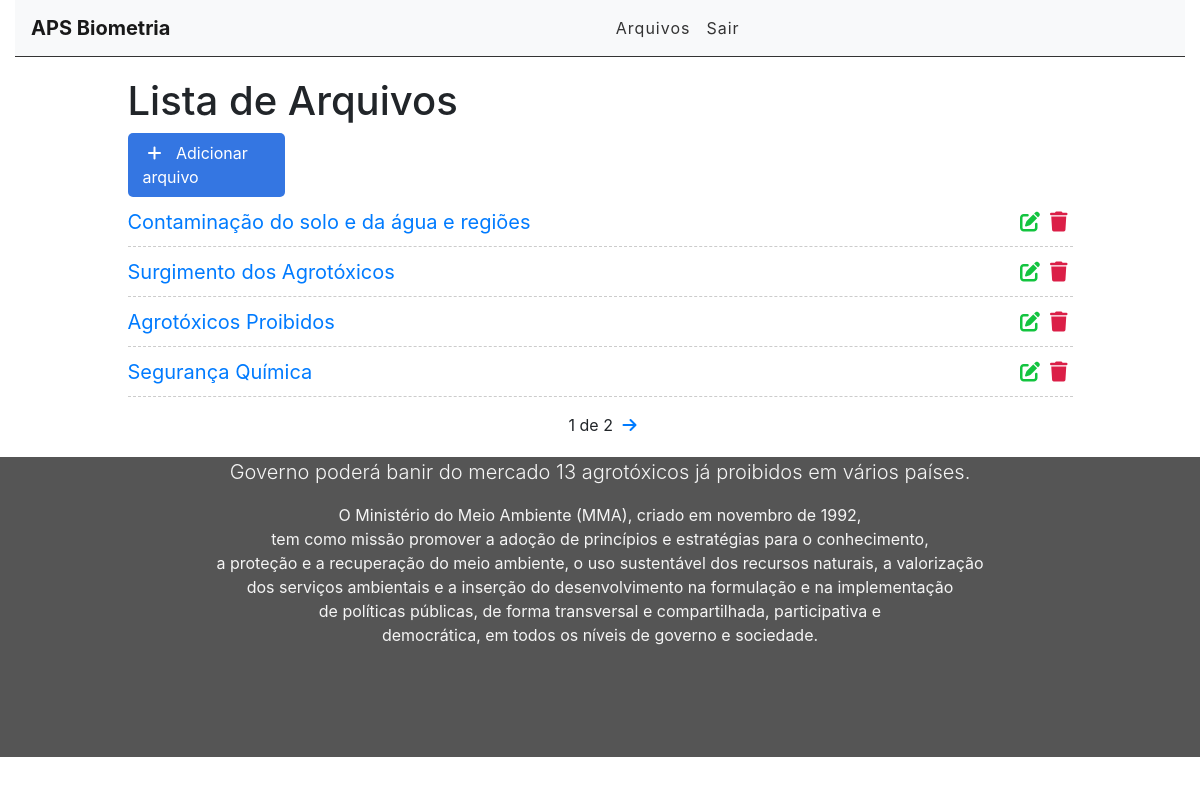
Screenshot of / (signed in) with the database file from the repository.
### arquivos/models.py (models this page shows, shortened)
class Arquivo(models.Model):
    STATUS = (
        ('rest', 'Restrito'),
        ('prot', 'Protegido'),
        ('publ', 'Publico')
    )
    title = models.CharField(max_length=255)
    descrição = models.TextField()
    categoria = models.CharField(
        max_length=4,
        choices=STATUS,
    )
    user = models.ForeignKey(get_user_model(), on_delete=models.CASCADE)
    created_at = models.DateTimeField(auto_now_add=True)
    update_at = models.DateTimeField(auto_now=True)

### arquivos/views.py (the view)
# urls.py: path('', views.arquivoList, name='arquivo-list'),
@login_required
def arquivoList(request):  #resgata dados do banco
    search = request.GET.get('search') # search = name input da busca
    if search:
        arquivo = Arquivo.objects.filter(title__icontains=search)
    else:
        arquivos_list = Arquivo.objects.all().order_by('-created_at') #ordem de criação
        paginator = Paginator(arquivos_list, 4)  # particionado para visualização 4 arquivos
        page =request.GET.get('page')  # resgata total de paginas para quantidade existente arquivo
        arquivos = paginator.get_page(page)  # pagina atual e numero maximo
        return render(request,'arquivos/list.html',{'arquivos':arquivos}) #retorna o template desejado

### arquivos/templates/arquivos/list.html (shortened to what this page needs)
{% extends 'base.html' %}
{% block content %}
<div class="offset-1 col-10 list-div">
    <h1>Lista de Arquivos</h1>
    <a id="add-link" href="newarquivo/">
        <div class="col-2 add-div">
            <i class="fas fa-plus"></i> Adicionar arquivo
        </div>
    </a>
    <ul class="arquivo-list">
        {% for arquivo in arquivos %}
        <li class="arquivo-item">
            <span><a href="/arquivo/{{arquivo.id}}">{{arquivo.title}}</a></span>
            <a href="delete/{{arquivo.id}}" class= "delete-btn" ><span><i class="fas fa-trash"></i></span></a>
            <a href="edit/{{arquivo.id}}"><span><i class="fas fa-edit"></i></span></a>
        </li>
        {% endfor %}
    </ul>
    <div class="pagination">
        <span class="step-links">
            {% if arquivos.paginator.num_pages %}
            <span class="current">
                {{ arquivos.number}} de {{ arquivos.paginator.num_pages }}
            </span>
            {% endif %}
            {% if arquivos.has_next %}
                <a href="?page={{ arquivos.next_page_number }}"><i class="fas fa-arrow-right"></i></a>
            {% endif %}
        </span>
    </div>
</div>
{% endblock%}

### arquivos/templates/base.html (shortened to what this page needs)
{% load static %}
<html lang="en">
<head>
    <link rel="stylesheet" href="{% static 'css/styles.css' %}">
    <link href="https://stackpath.bootstrapcdn.com/bootstrap/4.3.1/css/bootstrap.min.css" rel="stylesheet">
</head>
<body>
    <div class="container-fluid">
        <nav class="navbar navbar-expand-lg navbar-light bg-light">
            <a class="navbar-brand" href="/">APS Biometria </a>
            <div class="collapse navbar-collapse" id="navbarSupportedContent">
                <ul class="navbar-nav mr-auto">
                    {% if user.is_authenticated %}
                    <li class="nav-item">
                        <a class="nav-link" href="/">Arquivos </a>
                    </li>
                    {% else %}
                    <li class="nav-item">
                        <a class="nav-link" href="/sobre">Sobre</a>
                    </li>
                    {% endif %}
                    {% if user.is_authenticated %}
                    <li class="nav-item">
                        <a class="nav-link" href="/accounts/logout">Sair </a>
                    </li>
                    {% endif %}
                </ul>
            </div>
        </nav>
        {% block content %} {% endblock %}
    </div>
        <footer>
            <div>
                <p class="lead">
                    Governo poderá banir do mercado 13 agrotóxicos já proibidos em vários países.
                </p>
                <p class="text-center">
                    O Ministério do Meio Ambiente (MMA), criado em novembro de 1992,<br/>
                    tem como missão promover a adoção de princípios e estratégias para o conhecimento, <br/>
                    a proteção e a recuperação do meio ambiente, o uso sustentável dos recursos naturais, a valorização<br/>
                    dos serviços ambientais e a inserção do desenvolvimento na formulação e na implementação <br/>
                    de políticas públicas, de forma transversal e compartilhada, participativa e <br/>
                    democrática, em todos os níveis de governo e sociedade.
                </p>
            </div>
        </footer>
</body>
</html>

### arquivos/static/css/styles.css (style rules this page uses)
.container-fluid { padding: 0; }
.navbar { border-bottom: 1px solid #333; margin-bottom: 20px; }
.navbar-nav { margin: auto; }
.navbar-brand { font-weight: bold; }
.navbar-light .navbar-nav a.nav-link { color:#333; letter-spacing: 1px; }
#add-link { text-decoration:none; }
.add-div { background-color: #3476e2; cursor: pointer; display: inline-block; color: #FFF; padding: 8px; border-radius: 5px; margin-right: 25px; }
.fas.fa-plus { color: #FFF; margin-right: 10px; margin-left: 5px; }
.arquivo-list { padding-left:0; }
.arquivo-item { list-style: none; font-size:20px; height:50px; padding-top:10px; border-bottom:1px dashed #ccc; }
.fas.fa-trash, .fas.fa-edit { cursor: pointer; margin: 5px; font-size: 20px; float: right; }
.fas.fa-trash { color: #db1e47 }
.fas.fa-edit { color: #13c43f }
footer { background-color: #555; height:300px; border-top-radius: 2px solid #E8E8E8; }
footer p { color: #f5f5f5; text-align:center; top: 50%; position: relative; }
.pagination { margin-bottom: 20px; }
.step-links { position: relative; margin-left: auto; margin-right: auto; }
.step-links .current { margin-left: 5px; margin-right: 5px; }

### rows the page displays
Arquivo: title "Contaminação do solo e da água e regiões"
Arquivo: title "Surgimento dos Agrotóxicos"
Arquivo: title "Agrotóxicos Proibidos"
Arquivo: title "Segurança Química"

### other values shown
{{ arquivos.number }} "1"
{{ arquivos.paginator.num_pages }} "2"
